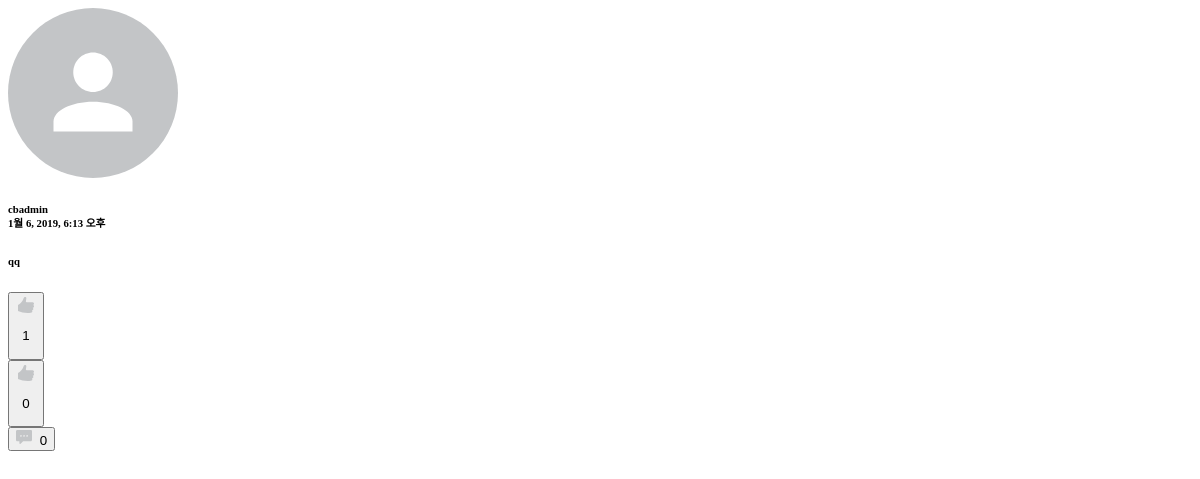
The page /comment/61/ on the database as committed earlier.
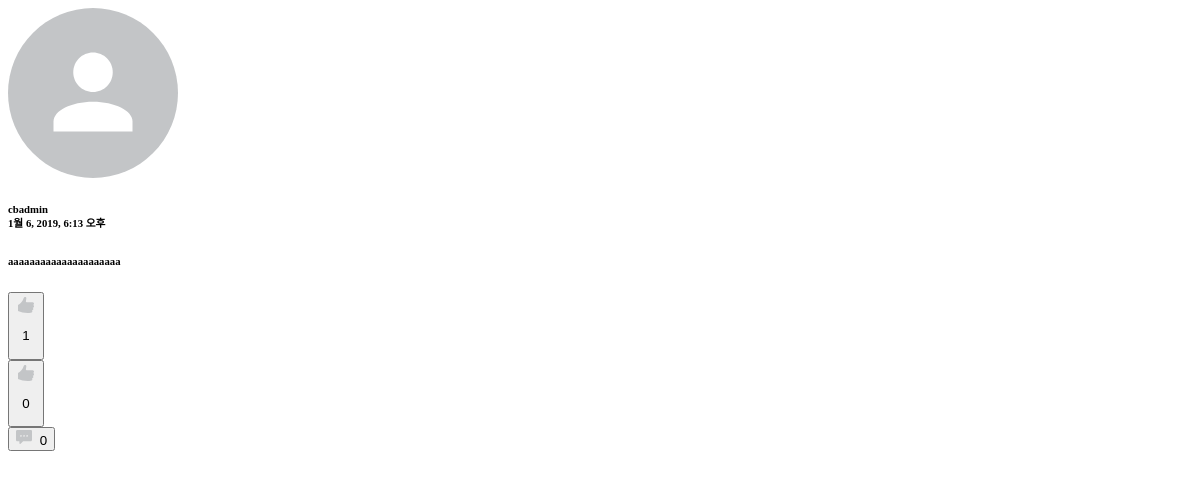
The same page on the database as committed later.
### comment/models.py (models this page shows, shortened)
class TimeStampedModel(models.Model):
    created_at = models.DateTimeField(auto_now_add=True, null=True)
    updated_at = models.DateTimeField(auto_now=True, null=True)
    class Meta():
        abstract = True

class Comment(TimeStampedModel):
    post = models.ForeignKey(post_models.Post)
    author = models.ForeignKey(settings.AUTH_USER_MODEL)
    content = models.TextField()
    type = models.BooleanField(default=True)

### member/models.py (models this page shows)
class User(AbstractUser):
    GENDER_MALE = 'm'
    GENDER_FEMALE = 'f'
    GENDER_OTHER = 'o'
    CHOICES_GENDER = (
        (GENDER_MALE, '남성'),
        (GENDER_FEMALE, '여성'),
        (GENDER_OTHER, '기타'),
    )
    profile_image = models.ImageField(default='default/user.png', null=True, upload_to='user')
    bio = models.CharField(max_length=160, null=True)
    gender = models.CharField(max_length=1, choices=CHOICES_GENDER)
    like_posts = models.ManyToManyField('post.Post', blank=True, related_name='like_users')
    like_comments = models.ManyToManyField('comment.Comment', blank=True, related_name='like_comments')
    hate_comments = models.ManyToManyField('comment.Comment', blank=True, related_name='hate_comments')
    objects = UserManager()
    def __str__(self):
        return self.username

### comment/views.py (the view)
# urls.py: url(r'^(?P<comment_pk>\d+)/$', views.comment_detail, name='comment_detail'),
def comment_detail(request, comment_pk):
    comment = get_object_or_404(Comment, pk=comment_pk)
    return render(request, 'include/comment.html', {'comment': comment})

### templates/include/comment.html (shortened to what this page needs)
{% load static %}
<div class="comment-header">
    <div class="header-left">
        <img src="{{ comment.author.profile_image.url }}" />
        <h6>{{ comment.author }}<br><span>{{ comment.created_at }}</span></h6>
    </div>
</div>
<h6 id="content-{{ comment.pk }}" class="comment-content">{{ comment.content|linebreaks }}</h6>
<div class="comment-footer">
    <div class="btn-wrap">
        <div class="like-hate">
            <button class="comment-like" name="{{ comment.pk }}">
                {% if comment in user.like_comments.all %}
                <img src="{% static '/img/like_hate_fill.png' %}" />
                <p class="count active"> {{ comment.like_comments.count }}</p>
                {% else %}
                <img src="{% static '/img/like_hate_empty.png' %}" />
                <p class="count"> {{ comment.like_comments.count }}</p>
                {% endif %}
            </button>
        </div>
        <div class="like-hate">
            <button class="comment-hate" name="{{ comment.pk }}">
                {% if comment in user.hate_comments.all %}
                <img class="hate" src="{% static '/img/like_hate_fill.png' %}" />
                <p class="count active">{{ comment.hate_comments.count }}</p>
                {% else %}
                <img class="hate" src="{% static '/img/like_hate_empty.png' %}" />
                <p class="count">{{ comment.hate_comments.count }}</p>
                {% endif %}
            </button>
        </div>
    </div>
    <div class="btn-wrap">
        <button data-toggle="collapse" data-target="#action-{{ comment.pk }}">
            <img src="{% static '/img/comment.png' %}" style="margin-right: 4px;" />
            <span class="count">{{ comment.comment_on_comment.count }}</span>
        </button>
    </div>
</div>

Rows that differ between the two databases and show on the page:
changed Comment "cbadmin": content "qq" → "aaaaaaaaaaaaaaaaaaaaa"
